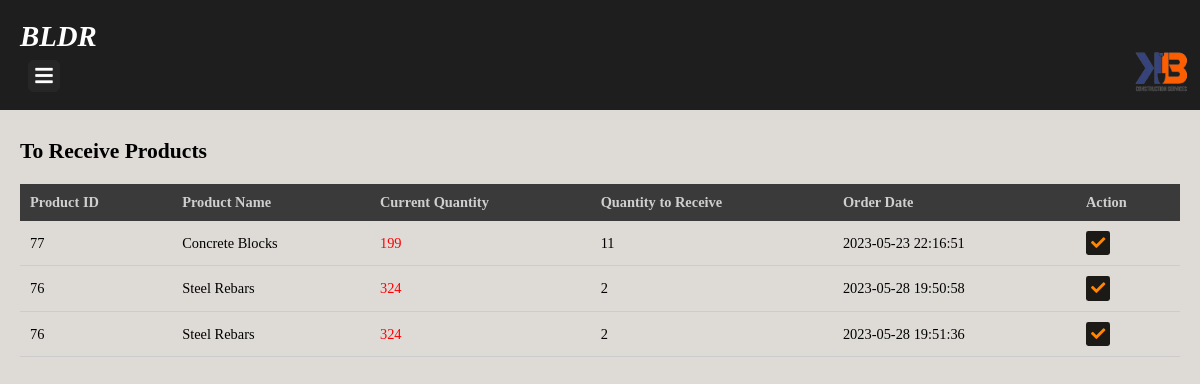
The app's page /to_received.php (signed in) with its own data.
### tables this page shows
CREATE TABLE `orders` (
  `id` int(11) NOT NULL,
  `user_id` bigint(20) NOT NULL,
  `product_id` int(11) NOT NULL,
  `supplier_id` int(11) NOT NULL,
  `quantity` int(11) NOT NULL,
  `order_date` datetime NOT NULL,
  `received_date` datetime DEFAULT NULL
);

CREATE TABLE `products` (
  `id` int(11) NOT NULL,
  `name` varchar(255) DEFAULT NULL,
  `description` text DEFAULT NULL,
  `price` decimal(10,2) DEFAULT NULL,
  `quantity` int(11) DEFAULT NULL,
  `image` varchar(255) DEFAULT NULL,
  `created_at` timestamp NOT NULL DEFAULT current_timestamp(),
  `updated_at` timestamp NOT NULL DEFAULT current_timestamp() ON UPDATE current_timestamp(),
  `reorder_point` int(11) DEFAULT NULL,
  `status` enum('sufficient','reorder','received','inactive','pending') DEFAULT NULL
);

### to_received.php (the view, shortened to what this page needs)
<?php
include("connection.php");
include('layouts/header.php');
$query = "SELECT o.product_id, p.name AS product_name, o.quantity AS to_receive, p.quantity AS current_quantity, p.reorder_point, o.order_date, o.received_date, p.status
          FROM orders o
          INNER JOIN products p ON o.product_id = p.id
          WHERE p.status IN ('pending', 'received') AND o.received_date IS NULL";
$result = mysqli_query($con, $query);
if (mysqli_num_rows($result) > 0) {
    echo "<div class='main-content'>";
    echo "<h2>To Receive Products</h2>";
    echo "<div class='received-products'>";
    echo "<table>";
    echo "<tr><th>Product ID</th><th>Product Name</th><th>Current Quantity</th><th>Quantity to Receive</th><th>Order Date</th><th>Action</th></tr>";
    while ($row = mysqli_fetch_assoc($result)) {
        $productId = $row['product_id'];
        $productName = $row['product_name'];
        $currentQuantity = $row['current_quantity'];
        $toReceive = $row['to_receive'];
        $reorderPoint = $row['reorder_point'];
        $orderDate = $row['order_date'];
        $productStatus = $row['status'];
        echo "<tr>";
        echo "<td>$productId</td>";
        echo "<td>$productName</td>";
        $quantityClass = $currentQuantity < $reorderPoint ? 'low-quantity' : '';
        echo "<td class='$quantityClass'>$currentQuantity</td>";
        echo "<td>$toReceive</td>";
        echo "<td>$orderDate</td>";
        if ($productStatus === 'pending') {
            echo "<td><a class='receive-link' href='javascript:void(0)' onclick=\"showPrompt('$productId', '$toReceive')\"><i class='fas fa-check orange-icon'></i></a></td>";
        } else {
            echo "<td><a class='receive-link' href='to_received.php?receive=$toReceive&product_id=$productId'><i class='fas fa-check orange-icon'></i></a></td>";
        }
        echo "</tr>";
    }
    echo "</table>";
    echo "</div>";
    echo "</div>";
} else {
    echo "<div class='main-content'>";
    echo "<h2>No Products to Receive</h2>";
    echo "<p>No products are currently pending for receiving.</p>";
    echo "</div>";
}
?>
<link rel="stylesheet" href="demands.css">

### bldr.css (style rules this page uses)
body { font-size: 0.9em; }
* { margin: 0; padding: 0; text-decoration: none; }
.main-content { margin-left: 0; padding: 20px; transition: margin-left 0.5s; }
a { color: inherit; text-decoration: none; }
.main-content { margin-top: 100px; }
h2 { margin-bottom: 20px; }
body { background-color: #dedbd7; }

### existing.css (style rules this page uses)
h2 { display: inline-block; }

### demands.css (style rules this page uses)
table { width: 100%; border-collapse: collapse; }
th, td { padding: 10px; text-align: left; }
th { background-color: #3a3a3a; color: #cfcfcf; font-weight: bold; }
td { border-bottom: 1px solid #ccc; }
.low-quantity { color: red; }
.receive-link { color: green; font-weight: bold; text-decoration: none; }
.orange-icon { color: rgb(255, 133, 3); background-color: rgb(27, 26, 22); padding: 5px; border-radius: 10%; }

### records on screen
orders: product "77", product.name "Concrete Blocks", product.quantity "199", quantity "11", order_date "2023-05-23 22:16:51"
orders: product "76", product.name "Steel Rebars", product.quantity "324", quantity "2", order_date "2023-05-28 19:50:58"
orders: product "76", product.name "Steel Rebars", product.quantity "324", quantity "2", order_date "2023-05-28 19:51:36"
